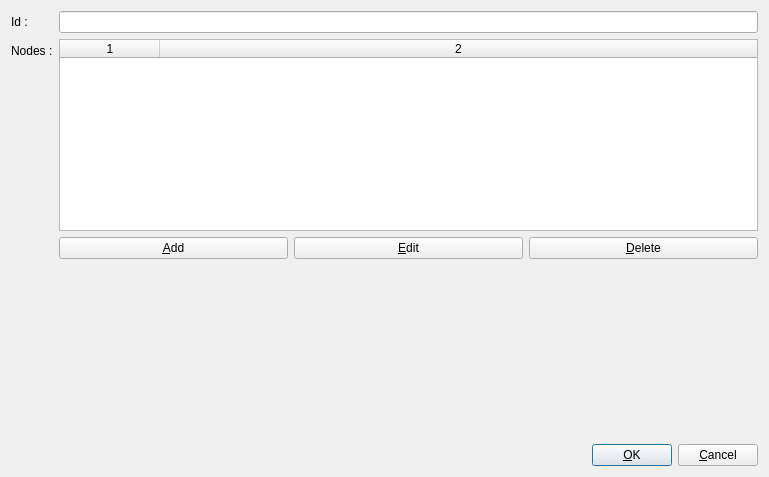
<?xml version="1.0" encoding="UTF-8"?>
<ui version="4.0">
 <class>editConversationScenarioFormClass</class>
 <widget class="QDialog" name="editConversationScenarioFormClass">
  <property name="geometry">
   <rect>
    <x>0</x>
    <y>0</y>
    <width>769</width>
    <height>477</height>
   </rect>
  </property>
  <property name="minimumSize">
   <size>
    <width>433</width>
    <height>160</height>
   </size>
  </property>
  <property name="maximumSize">
   <size>
    <width>16777215</width>
    <height>16777215</height>
   </size>
  </property>
  <property name="baseSize">
   <size>
    <width>0</width>
    <height>0</height>
   </size>
  </property>
  <property name="windowTitle">
   <string>Edit Conversation Scenario</string>
  </property>
  <layout class="QVBoxLayout" name="verticalLayout">
   <item>
    <layout class="QFormLayout" name="formLayout_3">
     <item row="0" column="0">
      <widget class="QLabel" name="labelId">
       <property name="text">
        <string>Id :</string>
       </property>
      </widget>
     </item>
     <item row="0" column="1">
      <layout class="QHBoxLayout" name="horizontalLayout_2">
       <item>
        <widget class="QLineEdit" name="lineEditId"/>
       </item>
      </layout>
     </item>
     <item row="1" column="0">
      <widget class="QLabel" name="labelNodes">
       <property name="text">
        <string>Nodes :</string>
       </property>
      </widget>
     </item>
     <item row="1" column="1">
      <layout class="QVBoxLayout" name="verticalLayout_2">
       <item>
        <widget class="QTableWidget" name="tableWidgetNodes">
         <property name="editTriggers">
          <set>QAbstractItemView::NoEditTriggers</set>
         </property>
         <property name="selectionMode">
          <enum>QAbstractItemView::SingleSelection</enum>
         </property>
         <property name="selectionBehavior">
          <enum>QAbstractItemView::SelectRows</enum>
         </property>
         <property name="columnCount">
          <number>2</number>
         </property>
         <attribute name="horizontalHeaderStretchLastSection">
          <bool>true</bool>
         </attribute>
         <attribute name="verticalHeaderVisible">
          <bool>false</bool>
         </attribute>
         <column/>
         <column/>
        </widget>
       </item>
       <item>
        <layout class="QHBoxLayout" name="horizontalLayout_5">
         <item>
          <widget class="QPushButton" name="pushButtonAddNode">
           <property name="text">
            <string>&amp;Add</string>
           </property>
           <property name="icon">
            <iconset resource="../res/global.qrc">
             <normaloff>:/commonEditor.UI/res/gtk-add.svg</normaloff>:/commonEditor.UI/res/gtk-add.svg</iconset>
           </property>
          </widget>
         </item>
         <item>
          <widget class="QPushButton" name="pushButtonEditNode">
           <property name="text">
            <string>&amp;Edit</string>
           </property>
           <property name="icon">
            <iconset resource="../res/global.qrc">
             <normaloff>:/commonEditor.UI/res/gtk-edit.svg</normaloff>:/commonEditor.UI/res/gtk-edit.svg</iconset>
           </property>
          </widget>
         </item>
         <item>
          <widget class="QPushButton" name="pushButtonDeleteNode">
           <property name="text">
            <string>&amp;Delete</string>
           </property>
           <property name="icon">
            <iconset resource="../res/global.qrc">
             <normaloff>:/commonEditor.UI/res/gtk-delete.svg</normaloff>:/commonEditor.UI/res/gtk-delete.svg</iconset>
           </property>
          </widget>
         </item>
        </layout>
       </item>
      </layout>
     </item>
    </layout>
   </item>
   <item>
    <spacer name="verticalSpacer">
     <property name="orientation">
      <enum>Qt::Vertical</enum>
     </property>
     <property name="sizeHint" stdset="0">
      <size>
       <width>20</width>
       <height>40</height>
      </size>
     </property>
    </spacer>
   </item>
   <item>
    <layout class="QHBoxLayout" name="horizontalLayout">
     <item>
      <spacer name="horizontalSpacer">
       <property name="orientation">
        <enum>Qt::Horizontal</enum>
       </property>
       <property name="sizeHint" stdset="0">
        <size>
         <width>40</width>
         <height>20</height>
        </size>
       </property>
      </spacer>
     </item>
     <item>
      <widget class="QPushButton" name="pushButtonOK">
       <property name="text">
        <string>&amp;OK</string>
       </property>
       <property name="icon">
        <iconset resource="../res/global.qrc">
         <normaloff>:/commonEditor.UI/res/dialog-ok.svg</normaloff>:/commonEditor.UI/res/dialog-ok.svg</iconset>
       </property>
       <property name="autoDefault">
        <bool>false</bool>
       </property>
       <property name="default">
        <bool>true</bool>
       </property>
      </widget>
     </item>
     <item>
      <widget class="QPushButton" name="pushButtonCancel">
       <property name="text">
        <string>&amp;Cancel</string>
       </property>
       <property name="icon">
        <iconset resource="../res/global.qrc">
         <normaloff>:/commonEditor.UI/res/dialog-close.svg</normaloff>:/commonEditor.UI/res/dialog-close.svg</iconset>
       </property>
      </widget>
     </item>
    </layout>
   </item>
  </layout>
 </widget>
 <tabstops>
  <tabstop>lineEditId</tabstop>
  <tabstop>tableWidgetNodes</tabstop>
  <tabstop>pushButtonAddNode</tabstop>
  <tabstop>pushButtonEditNode</tabstop>
  <tabstop>pushButtonDeleteNode</tabstop>
  <tabstop>pushButtonOK</tabstop>
  <tabstop>pushButtonCancel</tabstop>
 </tabstops>
 <resources>
  <include location="../res/global.qrc"/>
 </resources>
 <connections/>
</ui>
